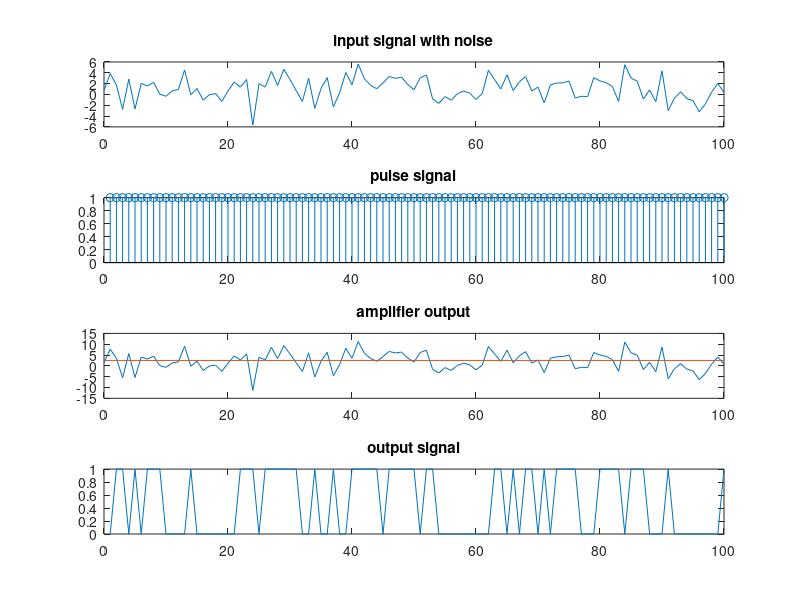

Write the MATLAB code that produced this figure.
y=0:1:100;
in=abs(sin(y)+cos(2*y)+sin(4*y));
noise=2*randn(size(y));
disin=in+noise;
subplot(4,1,1);
plot(y,disin)
title('input signal with noise')
%pulse train
n = 1:100;
s = [ones(1,100)];
subplot(4,1,2)
stem(n,s)
title('pulse signal')
%amplifer and equilizer
ampfr=2;
thrs=2.5;
equisig=ampfr*disin;
subplot(4,1,3);
plot(y,equisig)
title('amplifier output')
line([0,100],[thrs,thrs]);
%Decision making block 
i=1;
while(i<=100)
if(equisig(1,i)>thrs)
deci(1,i)= 1; 
else
deci(1,i)=0;
endif
i++;
endwhile
disp(deci);
subplot(4,1,4);
plot(deci);
title('output signal');
%calculate bit error rate
inctr=0;
i=1;
while(i <=100);
if(disin(1,i) > 0)
inctr++;
endif;
i++;
endwhile;
outctr=0;
i=1;
while(i <=100);
if(deci(1,i) > 0)
outctr++;
endif;
i++;
endwhile;
rate=(inctr-outctr)/inctr;
printf("error rate = %d",rate);